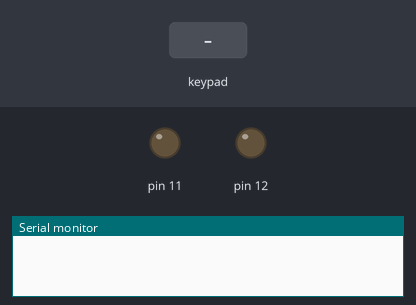
The sketch below on a simulated Arduino Uno, built with avr-gcc and run on an emulated ATmega328P. Parts: output pins drawn as LEDs (lit = HIGH), the last lines printed to the serial monitor. The test bench sets the inputs (shaded band).

Above: at 1.2 s.
1.3 s: key '1' pressed
At 1.59 s:
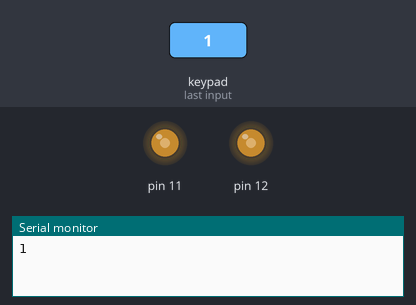
3.3 s: keypad keys 5 4 3 2 # pressed 0.4 s apart
At 6.6 s:
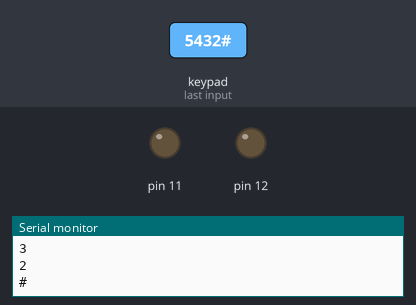
6.9 s: keypad keys 9 8 7 6 * pressed 0.4 s apart
At 8.4 s:
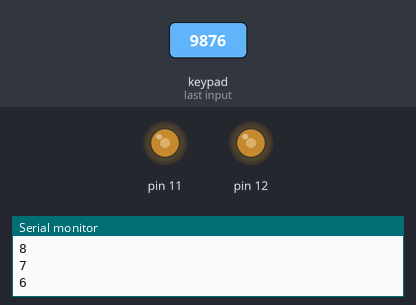
10.5 s: key 'F' pressed
At 11.8 s:
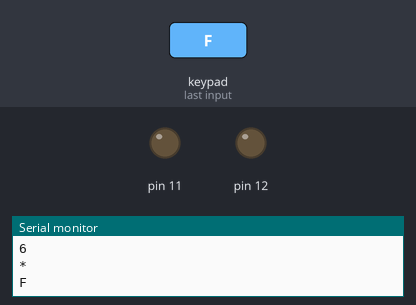
12.0 s: key '3' pressed
At 12.28 s:
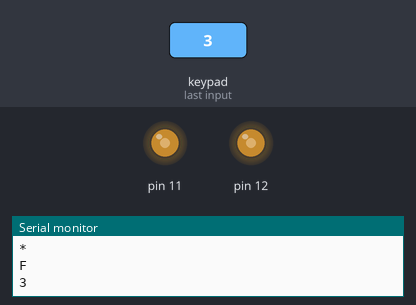
14.0 s: keypad keys 1 3 9 7 # pressed 0.4 s apart
At 17.3 s:
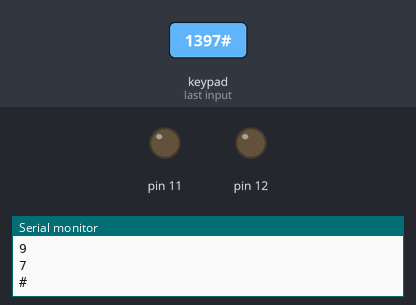
Timing chart, 0 to 18.6 s (numbered marks = the images above; inputs shaded):
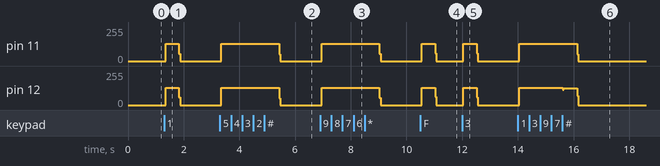

Measured:
- after the input at 1.3 s, pin 11: 0/255 → 129/255 after 0.05 s, → 0/255 0.48 s later; pin 12: 0/255 → 128/255 after 0.05 s, → 0/255 0.48 s later
- after the input at 3.3 s, pin 11, pin 12: 0/255 → 129/255 after 0.05 s, → 0/255 2.1 s later
- after the input at 6.9 s, pin 11: 0/255 → 128/255 after 0.05 s, → 0/255 2.1 s later; pin 12: 0/255 → 129/255 after 0.05 s, → 0/255 2.1 s later
- after the input at 10.5 s, pin 11: 0/255 → 129/255 after 0.05 s, → 0/255 0.48 s later; pin 12: 0/255 → 128/255 after 0.05 s, → 0/255 0.48 s later
- after the input at 12.0 s, pin 11, pin 12: 0/255 → 128/255 after 0.05 s, → 0/255 0.48 s later
- after the input at 14.0 s, pin 11: 0/255 → 129/255 after 0.05 s, → 0/255 2.1 s later; pin 12: 0/255 → 128/255 after 0.05 s, → 125/255 1.6 s later, → 0/255 0.52 s later

The sketch:

TechnomancyGame.ino
```cpp
#include <Keypad.h>
#include <Tone.h>

Tone freq1;
Tone freq2;

const int DTMF_freq1[] = { 1336, 1209, 1336, 1477, 1209, 1336, 1477, 1209, 1336, 1477 };
const int DTMF_freq2[] = { 941, 697, 697, 697, 770, 770, 770, 852, 852, 852 };

// Connect pin 11 and 12 to the speaker through a 1k resistor


const byte ROWS = 4;  //four rows
const byte COLS = 4;  //four columns
//define the cymbols on the buttons of the keypads
char hexaKeys[ROWS][COLS] = {
  { '1', '4', '7', '*' },
  { '2', '5', '8', '0' },
  { '3', '6', '9', '#' },
  { '4', '0', '#', 'F' }
};
byte rowPins[ROWS] = { 5, 4, 3, 2 };  //connect to the row pinouts of the keypad
byte colPins[COLS] = { 9, 8, 7, 6 };  //connect to the column pinouts of the keypad

//initialize an instance of class NewKeypad
Keypad customKeypad = Keypad(makeKeymap(hexaKeys), rowPins, colPins, ROWS, COLS);

void setup() {
  Serial.begin(9600);
  freq1.begin(11);
  freq2.begin(12);
}

void playDTMF(uint8_t number, long duration) {
  freq1.play(DTMF_freq1[number], duration);
  freq2.play(DTMF_freq2[number], duration);
}

void loop() {
  char customKey = customKeypad.getKey();

  if (customKey) {
    Serial.println(customKey);
    char thing[2] = {customKey, 0};
    int num = atoi(thing);
    playDTMF(num, 500);
  }
}
```
